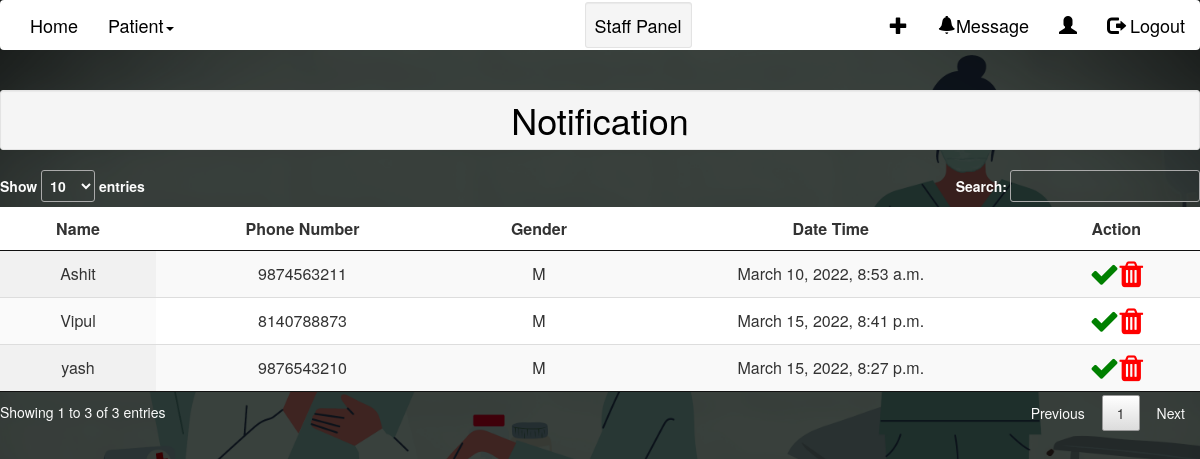
The page /message/ on the database as committed earlier.
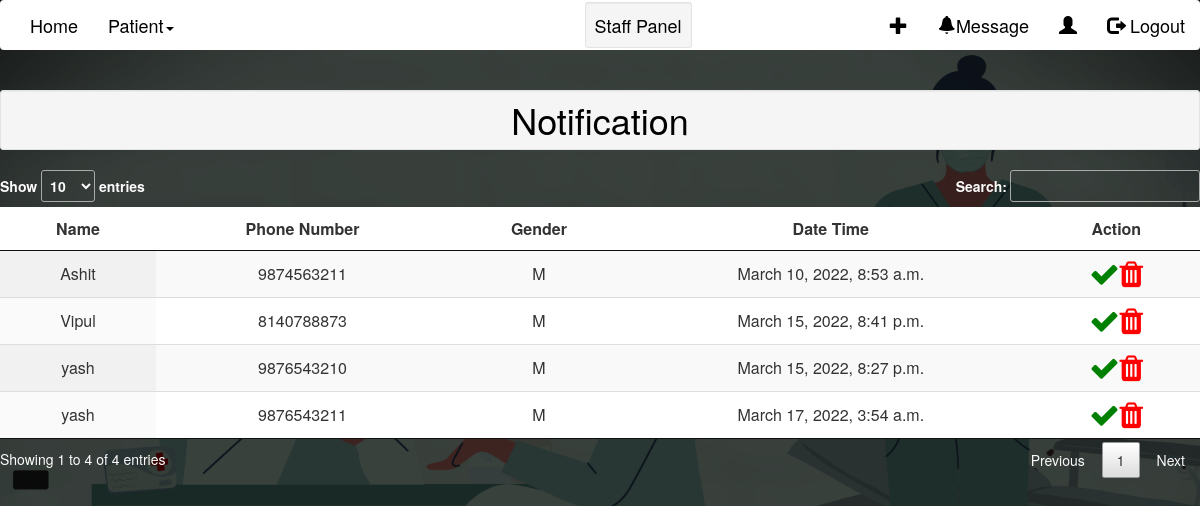
The same page on the database as committed later.
### home/models.py (models this page shows, shortened)
class Appointment(models.Model):
    appointmentId = models.AutoField(primary_key=True)
    caseNumber = models.IntegerField(('Case Number'),null=True,blank=True)
    patientName = models.CharField(("Patient Name"),max_length=24)
    patientEmail = models.EmailField(("Email Id"),unique=True)
    GENDER_CHOICES = (
        ('M', 'Male'),
        ('F', 'Female'),
    )
    gender = models.CharField(max_length=1, choices=GENDER_CHOICES)
    phone = models.IntegerField(("Phone Number"),validators=[validate_phoneNumber],unique=True)
    patientRelativeNumber = models.IntegerField(("Relative's Phone number"),validators=[validate_phoneNumber])
    patientRelativeName = models.CharField(("Relative's name"),max_length=24)
    reason = models.CharField(("Reason"),max_length=250)
    dateTime = models.DateTimeField(("Date Time"),default=now)

### home/views.py (the view)
# urls.py: path('message/',views.message,name="message"),
def message(request):
    bookAppointment = Appointment.objects.all()
    return render(request,'confirmation.html',{"bookAppointment":bookAppointment})

### home/templates/confirmation.html (shortened to what this page needs)
{% load static %}
{% include 'staffNav.html' %}
<!DOCTYPE html>
<html lang="en">
<head>
    <link rel="stylesheet" href="https://use.fontawesome.com/releases/v5.8.1/css/all.css">
    <link  href="{% static 'css/responsive.css' %}" rel="stylesheet">
    <link  href="{% static 'css/jquery.mCustomScrollbar.min.css' %}" rel="stylesheet">
    <link rel="stylesheet" href="https://netdna.bootstrapcdn.com/font-awesome/4.0.3/css/font-awesome.css">
    <link  href="{% static 'css/owl.carousel.min.css' %}" rel="stylesheet">
    <link rel="stylesheet" href="https://cdnjs.cloudflare.com/ajax/libs/fancybox/2.1.5/jquery.fancybox.min.css" media="screen">
    <link rel="stylesheet" href="{% static 'css/dataTable.css' %}">
    <link rel="stylesheet" href="https://cdnjs.cloudflare.com/ajax/libs/font-awesome/4.7.0/css/font-awesome.min.css">
    <link rel="stylesheet" href="{% static 'css/staffNav.css' %}">
</head>
<body>
    <h1 class="text-center well well-sm  page-header"><strong>Notification</strong></h1>
        <table id="example" class="display" style="width:100%;">
            <thead>
                <tr>
                    <th style="background-color: white;">Name</th>
                    <th style="background-color: white;">Phone Number</th>
                    <th style="background-color: white;">Gender</th>
                    <th style="background-color: white;">Date Time</th>
                    <th style="background-color: white;">Action</th>
                </tr>
            </thead>
            <tbody>
                {% for i in bookAppointment %}
                <tr>
                    <td>{{i.patientName}}</td>
                    <td>{{i.phone}}</td>
                    <td>{{i.gender}}</td>
                    <td>{{i.dateTime}}</td>
                    <td><a href="/confirmationDetails?id={{i.appointmentId}}/"><i class="fa fa-check" style="font-size:30px;color:green"></i></a><i class="fa fa-trash" style="font-size:30px;color:red"></i></td>
                </tr>
                {% endfor %}
            </tbody>
        </table>
</body>
</html>

Rows that differ between the two databases and show on the page:
added Appointment: patientName "yash", phone "9876543211", gender "M", dateTime "March 17, 2022, 3:54 a.m."
Other text that changed with them:
text written by a page script: "Show entries Search: Showing 1 to 3 of 3 entries Previous 1 Next" → "Show entries Search: Showing 1 to 4 of 4 entries Previous 1 Next"
